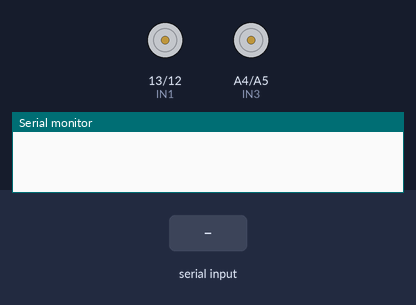
This sketch was run on a simulated Arduino Uno, built with avr-gcc and run on an emulated ATmega328P. Shown: motor-driver pin pairs drawn as motors (green arrow = first pin HIGH = forward, orange = second pin HIGH = backward, longer = more drive, scaled by the enable pin), the last lines printed to the serial monitor. The test bench sets the inputs (shaded band).

Above: at 1.2 s.
1.3 s: "F90\n" received over the second serial link
3.0 s: "F,45\n" received over the second serial link
At 3.1 s:
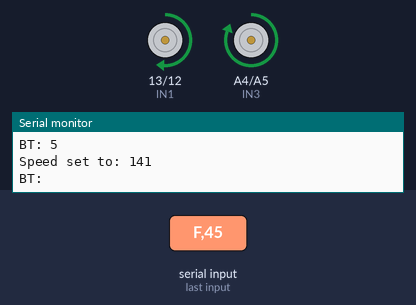
4.7 s: "B90\n" received over the second serial link
6.4 s: "L90\n" received over the second serial link
8.1 s: "R90\n" received over the second serial link
9.8 s: "L,45\n" received over the second serial link
At 9.9 s:
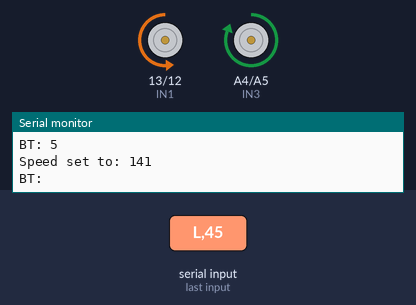
Timing chart, 0 to 12.5 s (numbered marks = the images above; inputs shaded):
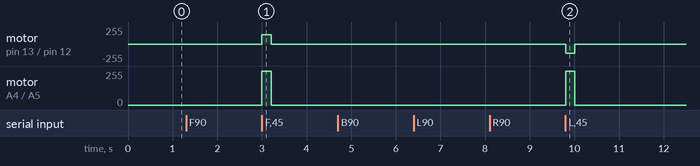

The sketch:

projectweek3_task4.ino
```cpp
#include <SoftwareSerial.h>

SoftwareSerial BT(3, 2); //RX, TX

//MOTOR PINS
#define IN1 13
#define IN2 12
#define IN3 A4
#define IN4 A5
#define ENA 11
#define ENB A1

int speedVal = 200;
char currentCommand = 'S'; //current movement command
unsigned long lastCommandTime = 0;
const unsigned long commandTimeout = 200; //in milliseconds

void setup() {
  Serial.begin(9600);
  BT.begin(9600);

  pinMode(IN1, OUTPUT);
  pinMode(IN2, OUTPUT);
  pinMode(IN3, OUTPUT);
  pinMode(IN4, OUTPUT);
  pinMode(ENA, OUTPUT);
  pinMode(ENB, OUTPUT);

  stopMotors();
  analogWrite(ENA, speedVal);
  analogWrite(ENB, speedVal);
}

//MAIN LOOP
void loop() {
  //CHECK FOR BLUETOOTH
  if (BT.available()) {
    char c = BT.read();
    Serial.print("BT: "); Serial.println(c);

    lastCommandTime = millis();

    //ADJUST SPEED
    if (c >= '0' && c <= '9') {
      setSpeed(c);
    }
    //MOVEMENT COMMANDS
    else if (c == 'F' || c == 'B' || c == 'L' || c == 'R') {
      currentCommand = c; //change this to current command
    }
  }

  //TIMEOUT
  if (millis() - lastCommandTime > commandTimeout) {
    currentCommand = 'S';
  }

  //EXECUTE CURRENT COMMAND
  handleCommand(currentCommand);
}

//CHANGE SPEED
void setSpeed(char digitChar) {
  int digit = digitChar - '0';
  speedVal = map(digit, 0, 9, 0, 255);
  analogWrite(ENA, speedVal);
  analogWrite(ENB, speedVal);
  Serial.print("Speed set to: "); Serial.println(speedVal);
}

void handleCommand(char c) {
  switch (c) {
    case 'F': forward(); break;
    case 'B': backward(); break;
    case 'L': turnLeft(); break;
    case 'R': turnRight(); break;
    case 'S': stopMotors(); break;
  }
}

//MOTOR CONTROL
void forward() {
  digitalWrite(IN1, HIGH); digitalWrite(IN2, LOW);
  digitalWrite(IN3, HIGH); digitalWrite(IN4, LOW);
  analogWrite(ENA, speedVal);
  analogWrite(ENB, speedVal);
}

void backward() {
  digitalWrite(IN1, LOW); digitalWrite(IN2, HIGH);
  digitalWrite(IN3, LOW); digitalWrite(IN4, HIGH);
  analogWrite(ENA, speedVal);
  analogWrite(ENB, speedVal);
}

void turnLeft() {
  digitalWrite(IN1, LOW); digitalWrite(IN2, HIGH);
  digitalWrite(IN3, HIGH); digitalWrite(IN4, LOW);
  analogWrite(ENA, speedVal);
  analogWrite(ENB, speedVal);
}

void turnRight() {
  digitalWrite(IN1, HIGH); digitalWrite(IN2, LOW);
  digitalWrite(IN3, LOW); digitalWrite(IN4, HIGH);
  analogWrite(ENA, speedVal);
  analogWrite(ENB, speedVal);
}

void stopMotors() {
  digitalWrite(IN1, LOW); digitalWrite(IN2, LOW);
  digitalWrite(IN3, LOW); digitalWrite(IN4, LOW);
  analogWrite(ENA, 0);
  analogWrite(ENB, 0);
}
```

Measured:
- after the input at 3.0 s, motor on pin 13 (IN1) / pin 12 (IN2): stopped → forward 141/255 at once, → stopped 0.21 s later; motor on A4 (IN3) / A5 (IN4): stopped → forward 255/255 at once, → stopped 0.21 s later
- after the input at 9.8 s, motor on pin 13 (IN1) / pin 12 (IN2): stopped → backward 141/255 at once, → stopped 0.21 s later; motor on A4 (IN3) / A5 (IN4): stopped → forward 255/255 at once, → stopped 0.21 s later
